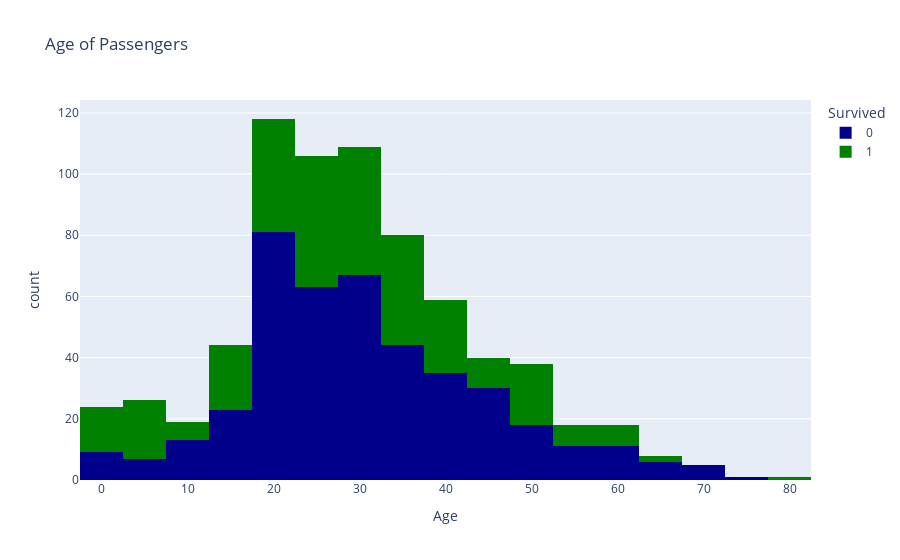

This figure's notebook cell:
### Code cell
# Create a histogram to display the distribution of passengers' ages. Use different colors for passengers who survived and did not survive.
fig = px.histogram(data, x='Age', nbins=20, color='Survived',color_discrete_sequence =['darkblue','green'], title='Age of Passengers ')
fig.show()

### Figure 1 — Plotly figure (JSON) as saved in the notebook; plotly's stock layout.template omitted (floating-point values rounded to 4 significant figures; data arrays with more than 128 entries replaced by an {"elided": "..."} marker saying what was removed)
{"data": [{"alignmentgroup": "True", "bingroup": "x", "hovertemplate": "Survived=0<br>Age=%{x}<br>count=%{y}<extra></extra>", "legendgroup": "0", "marker": {"color": "darkblue", "pattern": {"shape": ""}}, "name": "0", "nbinsx": 20, "offsetgroup": "0", "orientation": "v", "showlegend": true, "type": "histogram", "x": {"elided": "549 float values"}, "xaxis": "x", "yaxis": "y"}, {"alignmentgroup": "True", "bingroup": "x", "hovertemplate": "Survived=1<br>Age=%{x}<br>count=%{y}<extra></extra>", "legendgroup": "1", "marker": {"color": "green", "pattern": {"shape": ""}}, "name": "1", "nbinsx": 20, "offsetgroup": "1", "orientation": "v", "showlegend": true, "type": "histogram", "x": {"elided": "342 float values"}, "xaxis": "x", "yaxis": "y"}], "layout": {"autosize": true, "barmode": "relative", "legend": {"title": {"text": "Survived"}, "tracegroupgap": 0}, "title": {"text": "Age of Passengers "}, "xaxis": {"anchor": "y", "autorange": true, "domain": [0, 1], "range": [-2.5, 82.5], "title": {"text": "Age"}, "type": "linear"}, "yaxis": {"anchor": "x", "autorange": true, "domain": [0, 1], "range": [0, 124.2], "title": {"text": "count"}}}}
